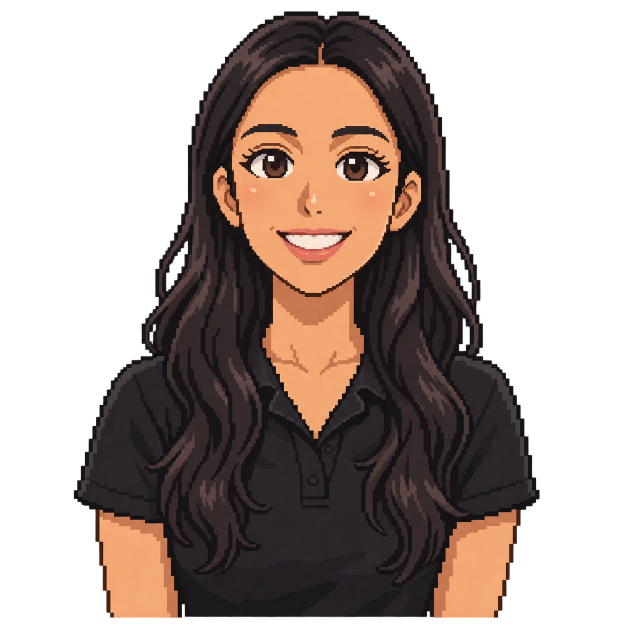
#> input picture assets/josselyn-pixel-static.png, 1254 x 1254 px (shown at 1/2 size)
$ python make_pencil_sketch.py ../assets/josselyn-pixel-static.png
#> lines starting #> are read from the running program, lines starting #| are printed output that depends on the picture; after the words box and inside, x2 and y2 are one past the last pixel; in counts of white or black regions, pixels touching at a corner belong together
#!/usr/bin/env python3
"""One-off helper: turns a portrait photo into a pencil-sketch PNG for the hero card.

    python scripts/make_pencil_sketch.py path/to/photo.png

Writes assets/portrait-pencil-light.png and assets/portrait-pencil-dark.png (transparent background).
The hero card (scripts/render_cards.py) just embeds those two files, so after replacing them you only
need to commit and push. Needs: pip install pillow numpy scipy
"""
import sys
from pathlib import Path

import numpy as np
from PIL import Image, ImageOps
from scipy import ndimage as ndi

ROOT = Path(__file__).resolve().parents[1]
SRC = Path(sys.argv[1]) if len(sys.argv) > 1 else ROOT / "assets" / "josselyn-photo.png"
CROP = (0.12, 0.04, 0.86, 0.70)   # left, top, right, bottom (fractions): head, shoulders and part of the arms
SOFT = 0.62                        # pencil pressure: lower = lighter strokes
OUT_W = 560

im = Image.open(SRC).convert("RGB")
L = np.array(im.convert("L"), dtype=float)
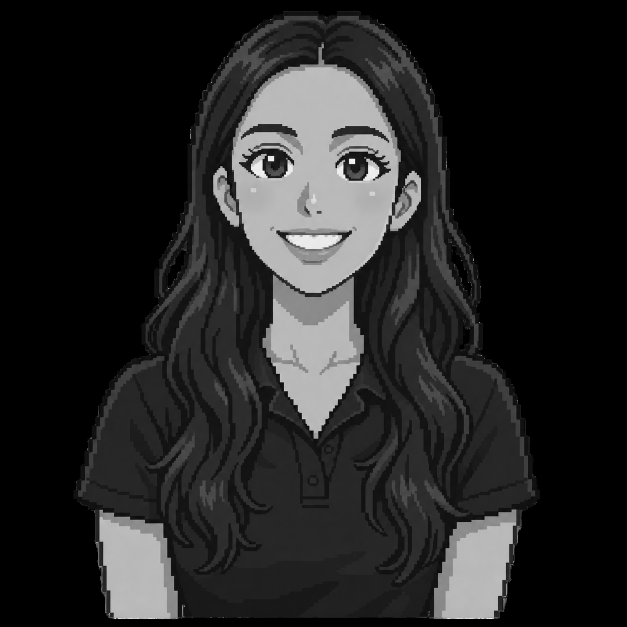
#> L: shape (1254, 1254) float64 (shown at 1/2 size); min 0, max 255, mean 36.7
h, w = L.shape
#> h = 1254; w = 1254

H0 = h
#> H0 = 1254
# 1) cut the plain studio background out: fit a smooth background plane from the borders
yy, xx = np.mgrid[0:h, 0:w]
edge = (xx < w * 0.11) | (xx > w * 0.92) | (yy < h * 0.06)
A = np.stack([np.ones(h * w), xx.ravel() / w, yy.ravel() / h, (xx.ravel() / w) ** 2,
              (yy.ravel() / h) ** 2, (xx.ravel() * yy.ravel()) / (w * h)], 1)
coef, *_ = np.linalg.lstsq(A[edge.ravel()], L.ravel()[edge.ravel()], rcond=None)
#> coef = [-4.17, 54.11, 6.64, -53.52, -5.89, 0.113]
bg = (A @ coef).reshape(h, w)
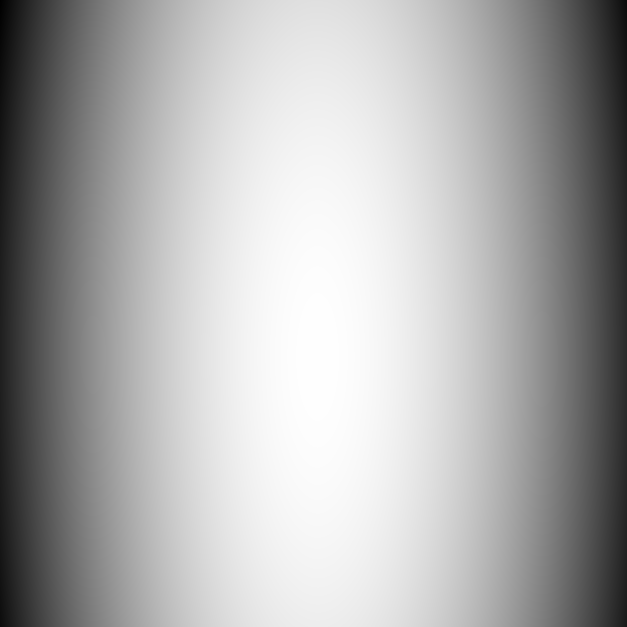
#> bg: shape (1254, 1254) float64 (shown at 1/2 size); min -4.17, max 11.41, mean 6.43; drawn with min black and max white
mask = np.abs(ndi.gaussian_filter(L, 1.5) - bg) > 16
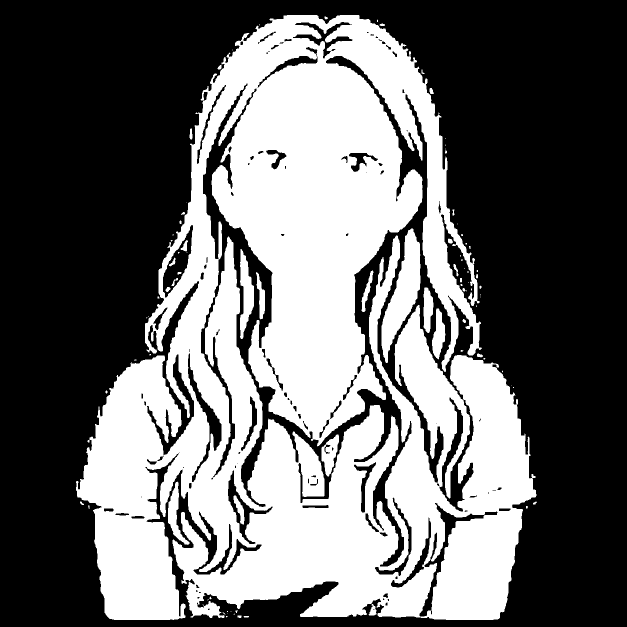
#> mask: shape (1254, 1254) bool (shown at 1/2 size); 41.4% white; 86 white regions (47 under 20 px), largest, box (x1, y1, x2, y2) and area: (152, 30, 1073, 1240) 629180, (763, 457, 841, 726) 8963, (480, 498, 508, 678) 2799
mask = ndi.binary_fill_holes(ndi.binary_opening(ndi.binary_closing(mask, iterations=6), iterations=3))
#> mask: shape (1254, 1254) bool; 49.8% white; 2 white regions, box (x1, y1, x2, y2) and area: (152, 30, 1073, 1240) 782310, (467, 1222, 482, 1236) 96
lab, n = ndi.label(mask)
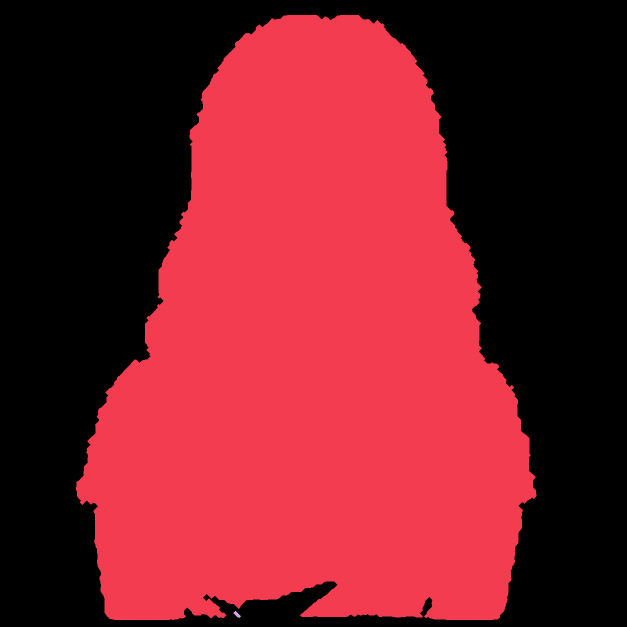
#> lab: shape (1254, 1254) int32 (shown at 1/2 size); 3 distinct labels, from 0 to 2; one colour per label, 0 black
#> n = 2
if n > 1:
    mask = lab == (1 + int(np.argmax(ndi.sum(mask, lab, range(1, n + 1)))))
#> mask: shape (1254, 1254) bool; 49.7% white; 1 white region, box (x1, y1, x2, y2) and area: (152, 30, 1073, 1240) 782310
soft = ndi.gaussian_filter(mask.astype(float), 3)

# 2) pencil sketch: colour-dodge against the blurred negative keeps only the lines; the real tone is mixed
#    back lightly so hair and suit get graphite shading
blur = ndi.gaussian_filter(255 - L, 4)
sketch = np.clip(L * 255.0 / (255.0 - blur + 1.0), 0, 255)
sketch = 255 * (sketch / 255) ** 2.2                      # darker, crisper strokes
shade = 0.35 * (255 - L) * (L < 110)                      # graphite in the dark areas only
ink = np.clip((255 - sketch) * 1.1 + shade, 0, 255) / 255 # 0 = paper, 1 = full graphite
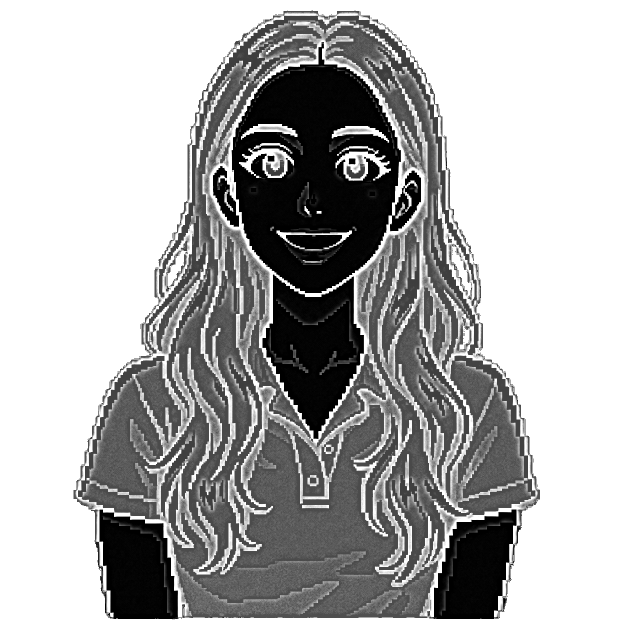
#> ink: shape (1254, 1254) float64 (shown at 1/2 size); min 0, max 1, mean 0.683
alpha_f = ink * soft * SOFT
# fade the drawing out at the bottom edge so it dissolves into the card instead of ending in a hard cut
fade = np.clip((H0 * CROP[3] - yy) / (H0 * 0.10), 0, 1)
alpha = (alpha_f * fade * 255).astype(np.uint8)
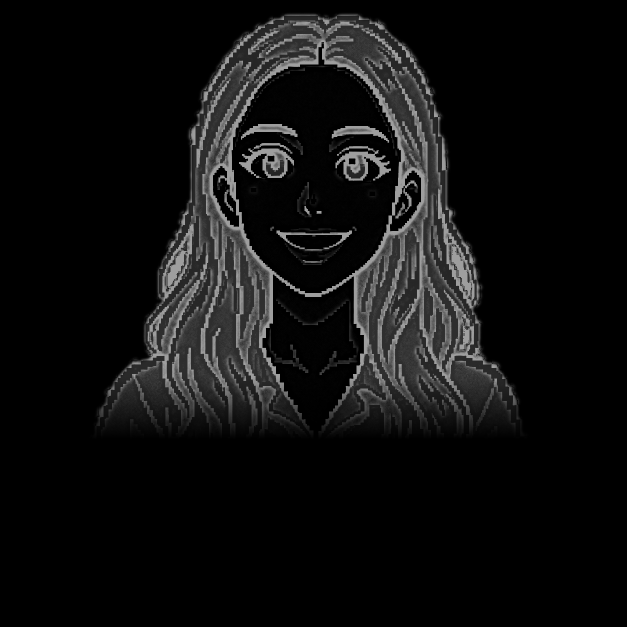
#> alpha: shape (1254, 1254) (shown at 1/2 size); min 0, max 158, mean 15.6

W, H = im.size
#> W = 1254; H = 1254
box = (int(W * CROP[0]), int(H * CROP[1]), int(W * CROP[2]), int(H * CROP[3]))
#> box = (150, 50, 1078, 877)
for name, color in (("light", (0x6B, 0x52, 0x40)), ("dark", (0xD3, 0xB9, 0x9B))):
    rgba = Image.new("RGBA", (W, H), color + (0,))
    rgba.putalpha(Image.fromarray(alpha))
    rgba = rgba.crop(box)
    rgba = rgba.resize((OUT_W, round(rgba.height * OUT_W / rgba.width)), Image.LANCZOS)
    rgba = rgba.quantize(colors=48, method=Image.Quantize.FASTOCTREE, dither=Image.Dither.NONE)
    rgba.save(ROOT / "assets" / f"portrait-pencil-{name}.png", optimize=True)
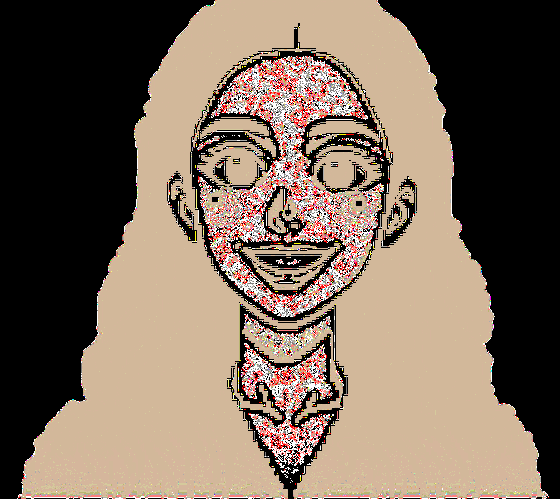
#> rgba: PIL image 560x499 P; mean R, G, B 122.4, 105.1, 90.2
print("portraits written", rgba.size)
#| portraits written (560, 499)

$ run again, on assets/portrait-pencil-dark.png
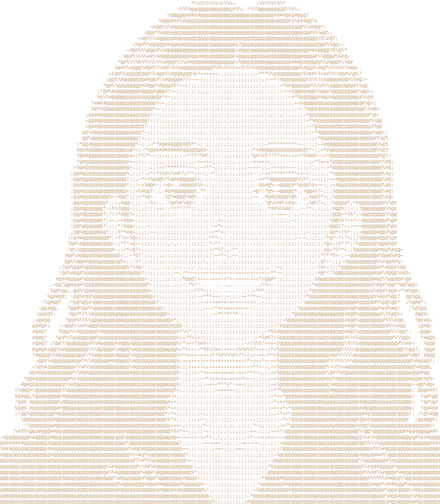
#> input picture assets/portrait-pencil-dark.png, 440 x 504 px
#> coef = [-38.92, 531.1, -71.61, -522.2, 257.7, 32.21]
#> `lab, n = ndi.label(mask)`:
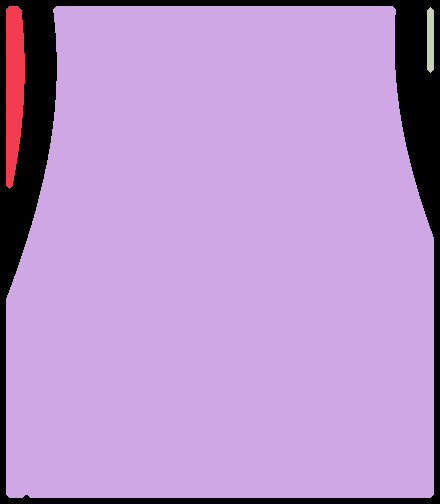
#> lab: shape (504, 440) int32; 4 distinct labels, from 0 to 3; one colour per label, 0 black
#> n = 3
#> after the loop `for name, color in (("light", (0x6B, 0x52, 0x40)), ("dark", (0xD3, 0xB..`:
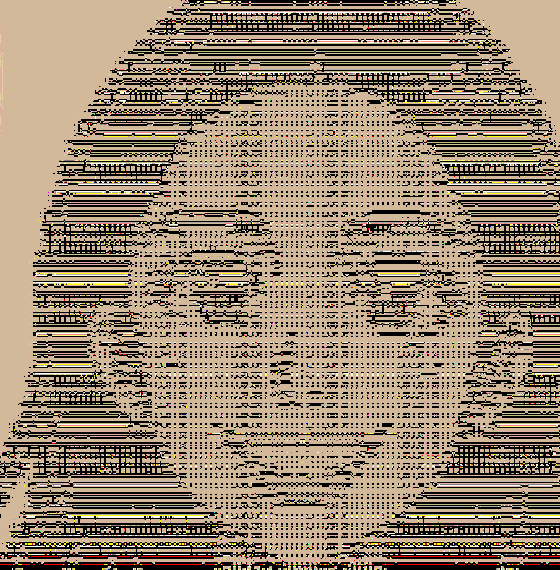
#> rgba: PIL image 560x570 P; mean R, G, B 149.9, 131.7, 109.4
#| portraits written (560, 570)
